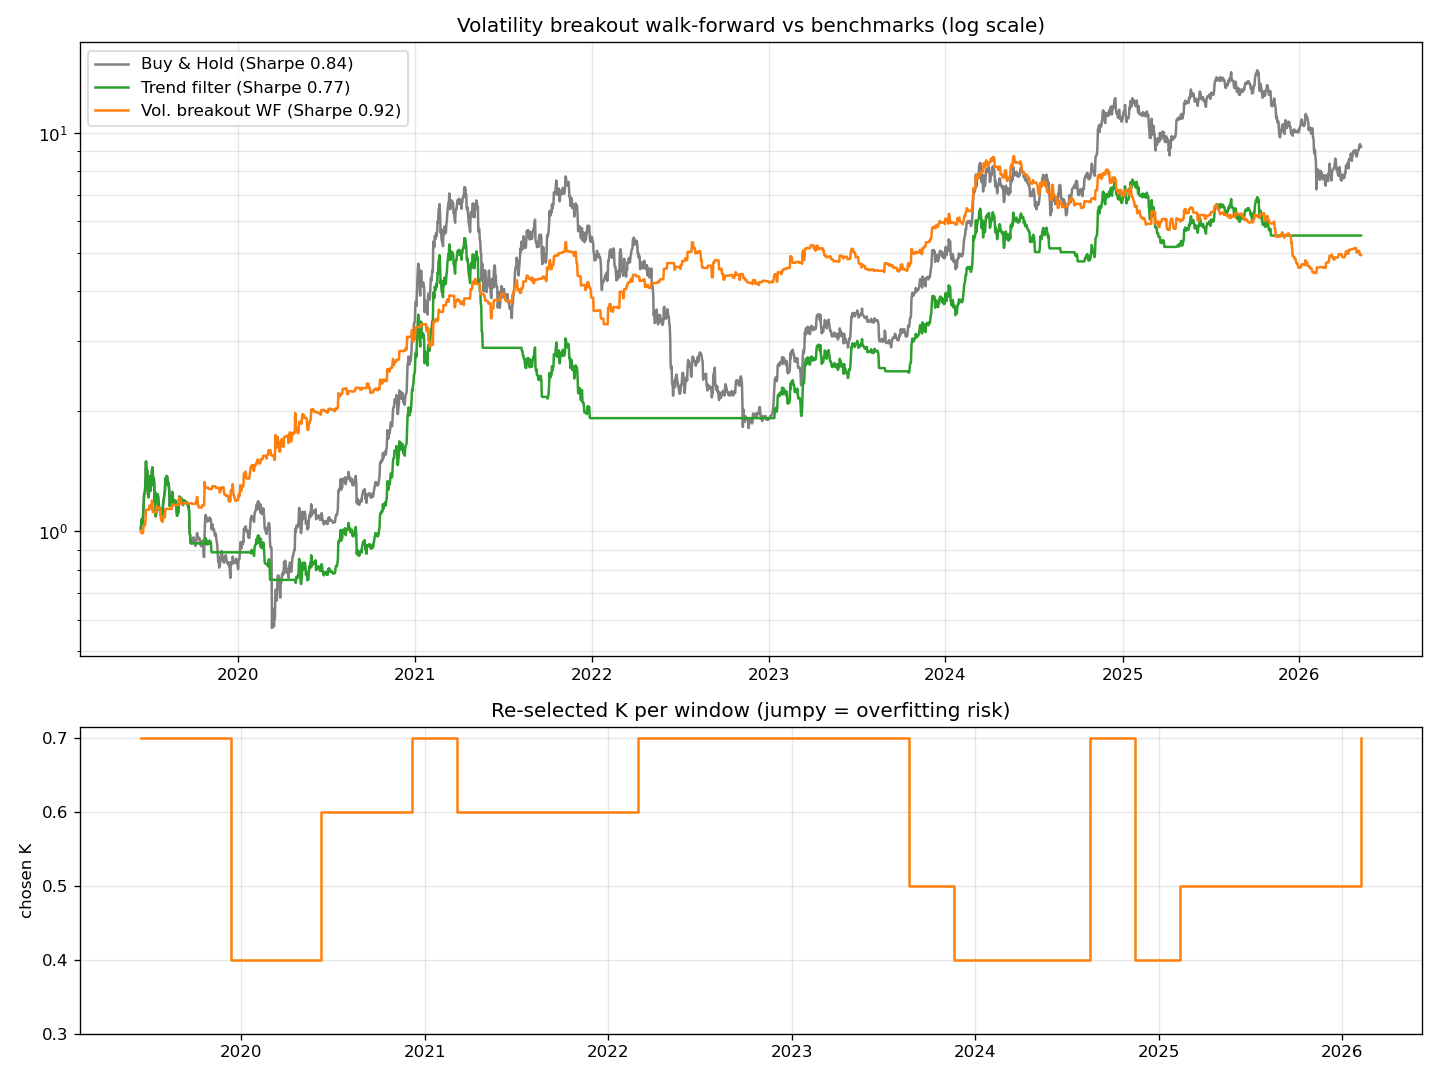

Here is the Python script that generated this plot:
"""
변동성 돌파 워크포워드 정밀검증
─────────────────────────────────────────
1차 백테스트에서 K=0.7이 환상적이었지만, 그건 '결과를 다 보고 고른' K였다.
진짜 질문: 과거 학습구간에서 고른 최적 K가, 한 번도 안 본 미래에도 통하는가?

방법(추세필터 검증과 동일 구조):
  - K 후보 [0.3, 0.4, 0.5, 0.6, 0.7]
  - 학습 1년에서 Sharpe 최고 K 선택 → 다음 3개월(미래)에 적용
  - 3개월씩 굴리며 반복 → 이어붙인 실전 성적 vs 단순보유.
  - 선택된 K가 안정적으로 한 곳에 쏠리는지(=진짜 엣지) 확인.
"""
import os
import yfinance as yf
import pandas as pd
import numpy as np
import matplotlib.pyplot as plt

FEE, SLIPPAGE = 0.001, 0.0005
ROUNDTRIP = 2 * (FEE + SLIPPAGE)
COST = FEE + SLIPPAGE
IS_DAYS, OOS_DAYS = 365, 90
K_CANDIDATES = [0.3, 0.4, 0.5, 0.6, 0.7]

data = yf.download("BTC-USD", period="8y", interval="1d",
                   auto_adjust=True, progress=False)
if isinstance(data.columns, pd.MultiIndex):
    data.columns = data.columns.get_level_values(0)
data = data.dropna()
o, h, l, c = data["Open"], data["High"], data["Low"], data["Close"]
mkt = c.pct_change().fillna(0)

def vb_returns(K):
    prev_range = h.shift(1) - l.shift(1)
    target = o + K * prev_range
    entered = (h >= target) & (prev_range > 0)
    gross = c / target - 1.0
    return (entered.astype(float) * gross - entered.astype(float) * ROUNDTRIP).fillna(0)

ret_of = {K: vb_returns(K) for K in K_CANDIDATES}

def sharpe(r):
    return (r.mean() / r.std()) * np.sqrt(365.25) if r.std() > 0 else 0

# ===== 워크포워드 루프 =====
wf = pd.Series(0.0, index=c.index)
picks = []
start = 0
oos_idx = None
while start + IS_DAYS + OOS_DAYS <= len(c):
    is_idx  = c.index[start : start + IS_DAYS]
    oos_idx = c.index[start + IS_DAYS : start + IS_DAYS + OOS_DAYS]
    best = max(K_CANDIDATES, key=lambda K: sharpe(ret_of[K].loc[is_idx]))
    wf.loc[oos_idx] = ret_of[best].loc[oos_idx]
    picks.append((oos_idx[0], best))
    start += OOS_DAYS

first, last = picks[0][0], oos_idx[-1]
wf_ret = wf.loc[first:last]
bh_ret = mkt.loc[first:last]
tf_pos = (c > c.rolling(200).mean()).astype(float).shift(1).fillna(0)
tf_ret = (tf_pos * mkt - tf_pos.diff().abs().fillna(0) * COST).loc[first:last]

def metrics(r):
    cum = (1 + r).cumprod()
    years = len(r) / 365.25
    cagr = cum.iloc[-1] ** (1 / years) - 1
    mdd = (cum / cum.cummax() - 1).min()
    return cum, cagr, mdd, sharpe(r)

print(f"검증구간: {first.date()} ~ {last.date()}  ({len(wf_ret)}일, 재최적화 {len(picks)}회)\n")
print(f"{'전략':<24}{'총수익':>9}{'CAGR':>7}{'MDD':>7}{'Sharpe':>8}")
print("-" * 56)
for name, r in [("Buy & Hold", bh_ret),
                ("Trend filter (>MA200)", tf_ret),
                ("Volatility breakout WF", wf_ret)]:
    cum, cagr, mdd, sh = metrics(r)
    print(f"{name:<24}{(cum.iloc[-1]-1)*100:>8.0f}%{cagr*100:>6.0f}%{mdd*100:>6.0f}%{sh:>8.2f}")

# 1차 백테스트에서 '최고'였던 K=0.7을 그대로 미래에 쓴 경우(과최적화 대조군)
naive07 = ret_of[0.7].loc[first:last]
cum, cagr, mdd, sh = metrics(naive07)
print(f"{'(참고) K=0.7 고정':<24}{(cum.iloc[-1]-1)*100:>8.0f}%{cagr*100:>6.0f}%{mdd*100:>6.0f}%{sh:>8.2f}")

print("\n구간별로 선택된 K 분포 (한 곳에 쏠릴수록 안정적/견고):")
uniq = {}
for _, K in picks:
    uniq[K] = uniq.get(K, 0) + 1
for K in K_CANDIDATES:
    cnt = uniq.get(K, 0)
    print(f"  K={K} : {cnt:>2}회 {'█' * cnt}")

# ===== 차트 =====
HERE = os.path.dirname(os.path.abspath(__file__))
fig, ax = plt.subplots(2, 1, figsize=(12, 9), gridspec_kw={"height_ratios": [2, 1]})
cum_bh = (1 + bh_ret).cumprod()
cum_tf = (1 + tf_ret).cumprod()
cum_wf = (1 + wf_ret).cumprod()
ax[0].plot(cum_bh.index, cum_bh, label=f"Buy & Hold (Sharpe {sharpe(bh_ret):.2f})", color="gray")
ax[0].plot(cum_tf.index, cum_tf, label=f"Trend filter (Sharpe {sharpe(tf_ret):.2f})", color="tab:green")
ax[0].plot(cum_wf.index, cum_wf, label=f"Vol. breakout WF (Sharpe {sharpe(wf_ret):.2f})", color="tab:orange")
ax[0].set_yscale("log")
ax[0].set_title("Volatility breakout walk-forward vs benchmarks (log scale)")
ax[0].legend(); ax[0].grid(alpha=0.3, which="both")

pick_dates = [p[0] for p in picks]
pick_K = [p[1] for p in picks]
ax[1].step(pick_dates, pick_K, where="post", color="tab:orange")
ax[1].set_ylabel("chosen K"); ax[1].set_yticks(K_CANDIDATES)
ax[1].set_title("Re-selected K per window (jumpy = overfitting risk)")
ax[1].grid(alpha=0.3)
plt.tight_layout()
out = os.path.join(HERE, "walkforward_breakout.png")
plt.savefig(out, dpi=120)
print("차트 저장:", out)
